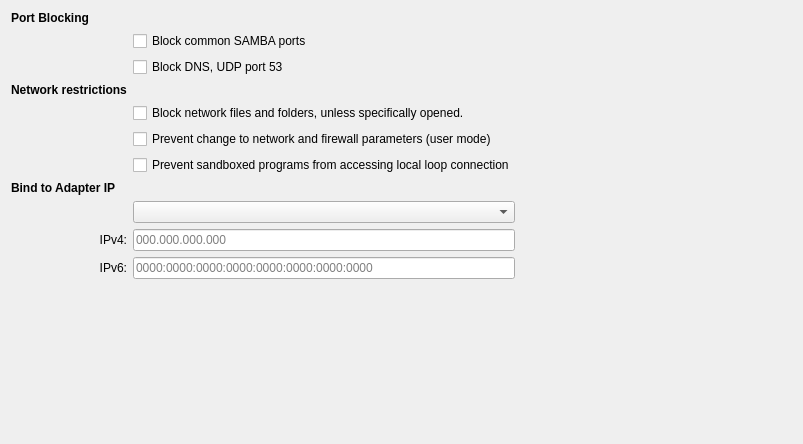
           <widget class="QWidget" name="tabNetConfig">
            <attribute name="title">
             <string>Other Options</string>
            </attribute>
            <layout class="QGridLayout" name="gridLayout_80">
             <item row="0" column="0">
              <widget class="QLabel" name="lblPorts">
               <property name="font">
                <font>
                 <bold>true</bold>
                 <kerning>true</kerning>
                </font>
               </property>
               <property name="text">
                <string>Port Blocking</string>
               </property>
              </widget>
             </item>
             <item row="1" column="1">
              <widget class="QCheckBox" name="chkBlockSamba">
               <property name="text">
                <string>Block common SAMBA ports</string>
               </property>
              </widget>
             </item>
             <item row="2" column="1">
              <widget class="QCheckBox" name="chkBlockDns">
               <property name="text">
                <string>Block DNS, UDP port 53</string>
               </property>
              </widget>
             </item>
             <item row="3" column="0">
              <widget class="QLabel" name="lblNetwork">
               <property name="font">
                <font>
                 <bold>true</bold>
                 <kerning>true</kerning>
                </font>
               </property>
               <property name="toolTip">
                <string>Protect the system from sandboxed processes</string>
               </property>
               <property name="text">
                <string>Network restrictions</string>
               </property>
              </widget>
             </item>
             <item row="4" column="1" colspan="2">
              <widget class="QCheckBox" name="chkBlockNetShare">
               <property name="text">
                <string>Block network files and folders, unless specifically opened.</string>
               </property>
              </widget>
             </item>
             <item row="5" column="1" colspan="2">
              <widget class="QCheckBox" name="chkBlockNetParam">
               <property name="text">
                <string>Prevent change to network and firewall parameters (user mode)</string>
               </property>
              </widget>
             </item>
             <item row="6" column="1">
              <widget class="QCheckBox" name="chkBlockLoop">
               <property name="text">
                <string>Prevent sandboxed programs from accessing local loop connection</string>
               </property>
              </widget>
             </item>
             <item row="7" column="0">
              <widget class="QLabel" name="lblBind">
               <property name="font">
                <font>
                 <bold>true</bold>
                 <kerning>true</kerning>
                </font>
               </property>
               <property name="toolTip">
                <string>Protect the system from sandboxed processes</string>
               </property>
               <property name="text">
                <string>Bind to Adapter IP</string>
               </property>
              </widget>
             </item>
             <item row="8" column="1">
              <widget class="QComboBox" name="cmbNIC"/>
             </item>
             <item row="9" column="0">
              <widget class="QLabel" name="label_59">
               <property name="text">
                <string>IPv4:</string>
               </property>
               <property name="alignment">
                <set>Qt::AlignmentFlag::AlignRight|Qt::AlignmentFlag::AlignTrailing|Qt::AlignmentFlag::AlignVCenter</set>
               </property>
              </widget>
             </item>
             <item row="9" column="1">
              <widget class="QLineEdit" name="txtIPv4">
               <property name="placeholderText">
                <string>000.000.000.000</string>
               </property>
              </widget>
             </item>
             <item row="10" column="0">
              <widget class="QLabel" name="label_73">
               <property name="text">
                <string>IPv6:</string>
               </property>
               <property name="alignment">
                <set>Qt::AlignmentFlag::AlignRight|Qt::AlignmentFlag::AlignTrailing|Qt::AlignmentFlag::AlignVCenter</set>
               </property>
              </widget>
             </item>
             <item row="10" column="1">
              <widget class="QLineEdit" name="txtIPv6">
               <property name="placeholderText">
                <string>0000:0000:0000:0000:0000:0000:0000:0000</string>
               </property>
              </widget>
             </item>
             <item row="11" column="2">
              <spacer name="horizontalSpacer_18">
               <property name="orientation">
                <enum>Qt::Orientation::Horizontal</enum>
               </property>
               <property name="sizeHint" stdset="0">
                <size>
                 <width>271</width>
                 <height>20</height>
                </size>
               </property>
              </spacer>
             </item>
             <item row="12" column="0">
              <spacer name="verticalSpacer_10">
               <property name="orientation">
                <enum>Qt::Orientation::Vertical</enum>
               </property>
               <property name="sizeHint" stdset="0">
                <size>
                 <width>20</width>
                 <height>134</height>
                </size>
               </property>
              </spacer>
             </item>
            </layout>
           </widget>
